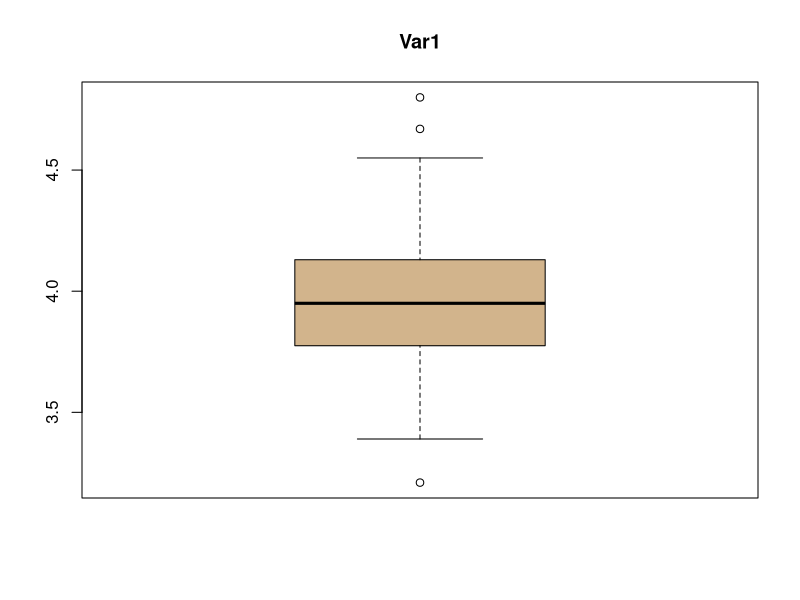
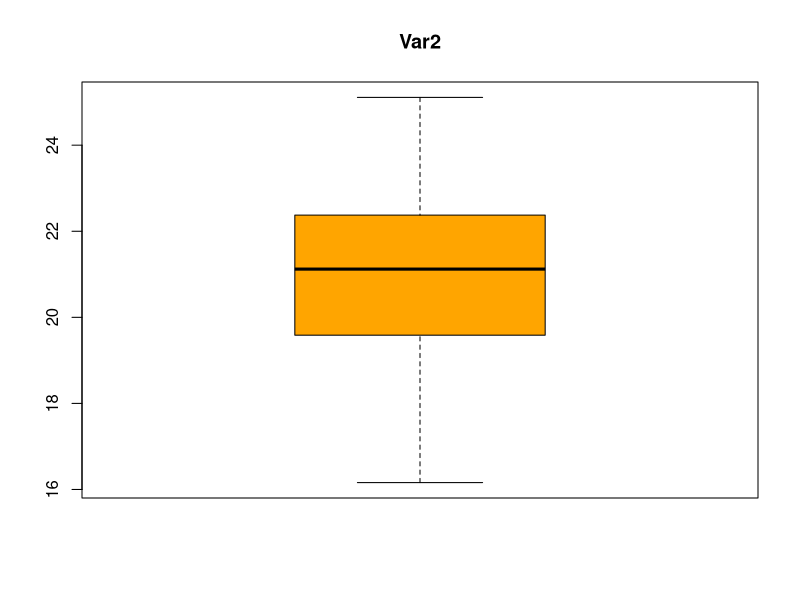
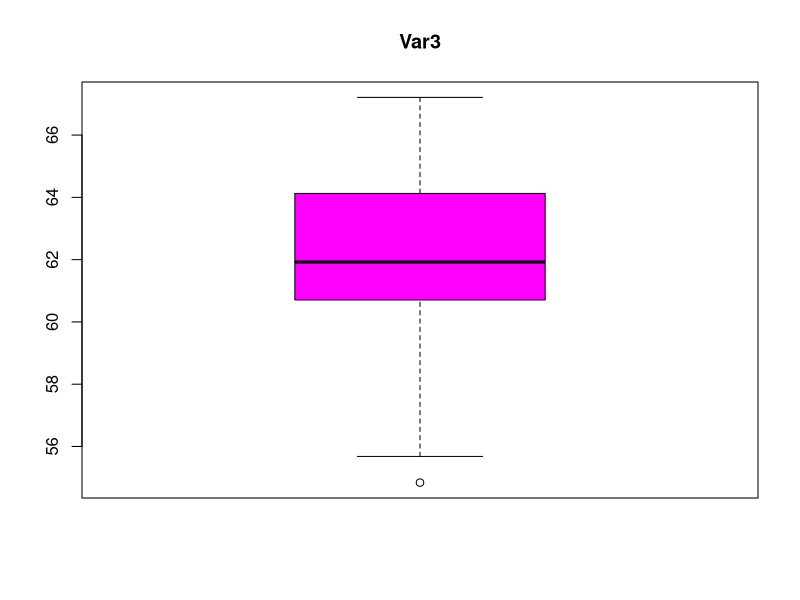
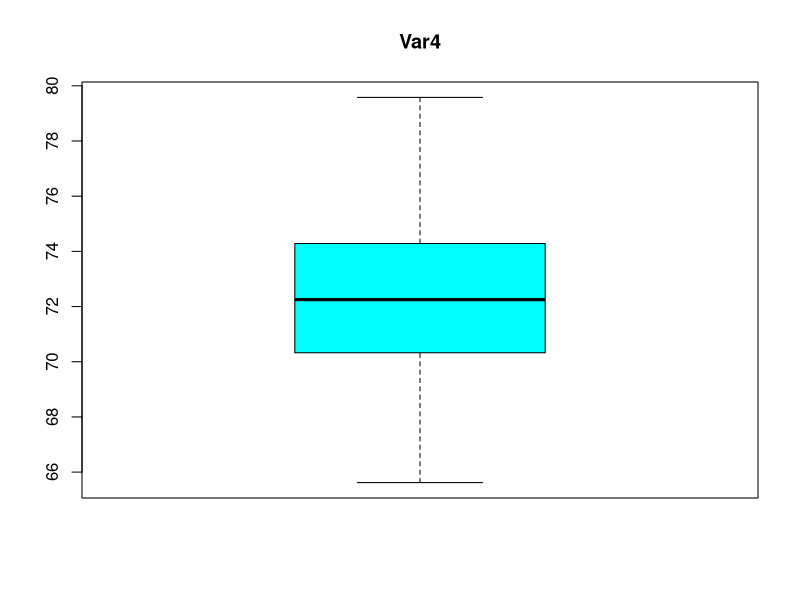
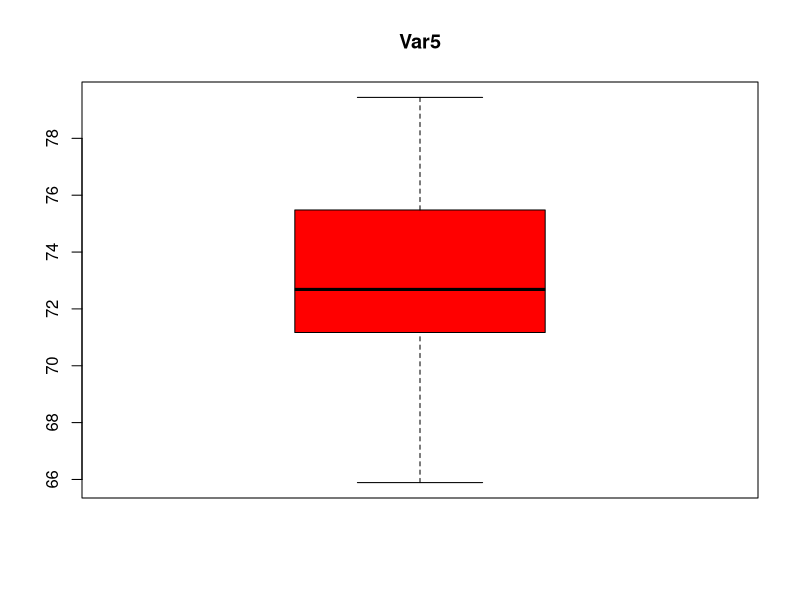
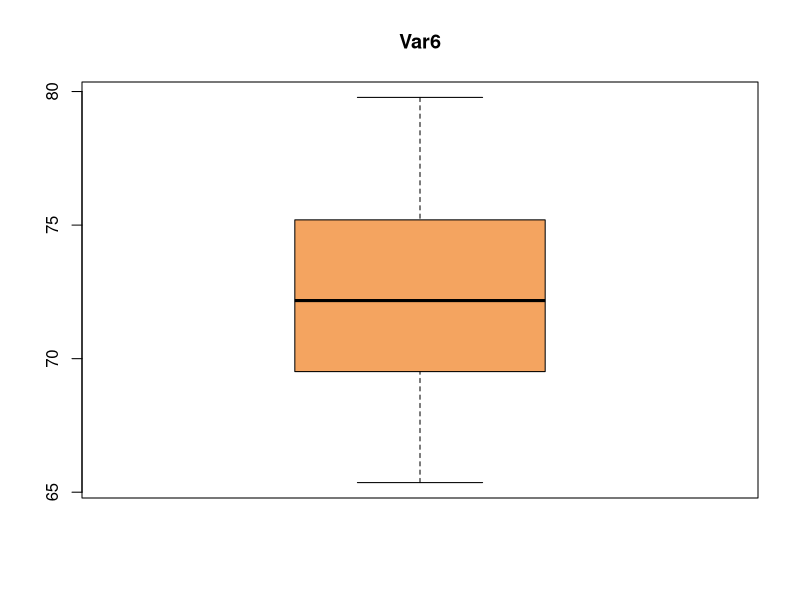
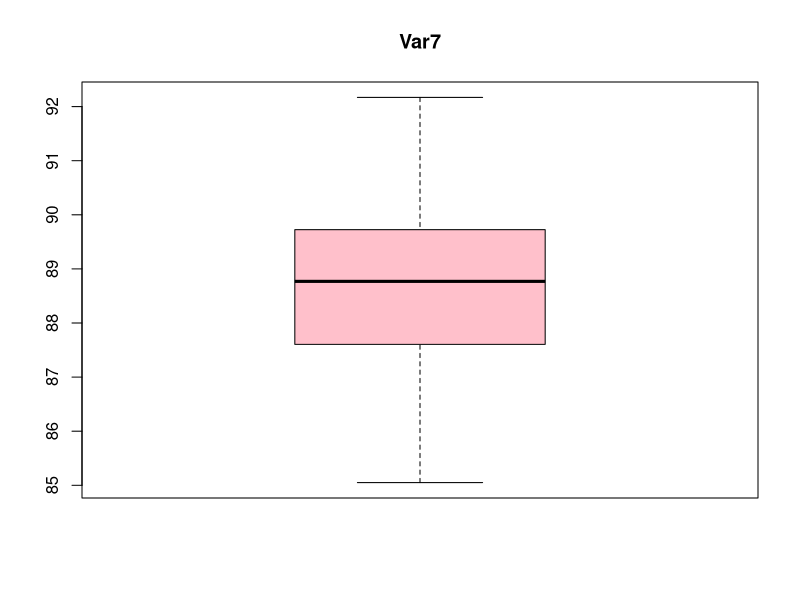
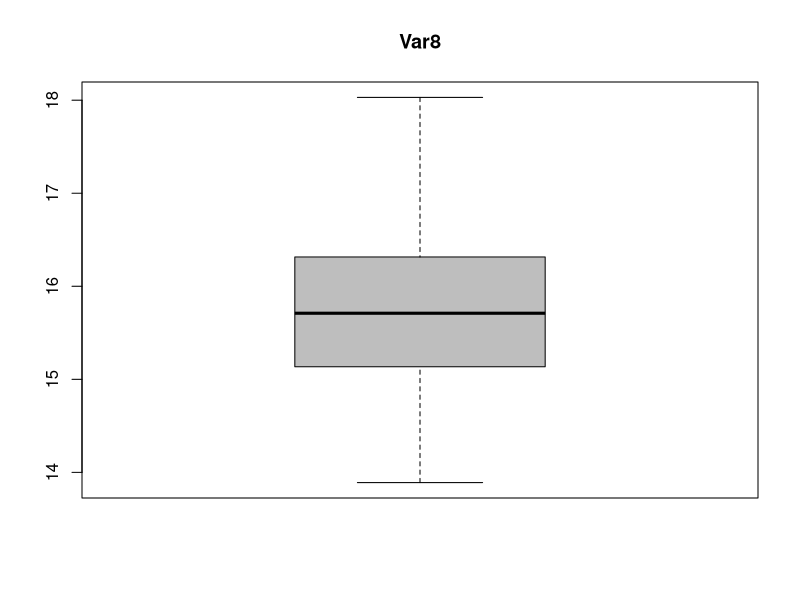

Write R code to recreate these figures, in order.
data1 = read.table("Dataset.txt", header = T, sep = " ")

myColors = c("tan", "orange1", "magenta", "cyan", "red", "sandybrown", "pink", "gray")

names = c("Var1", "Var2", "Var3", "Var4", "Var5", "Var6", "Var7", "Var8")

for (i in c(1,2,3,4,5,6,7,8)) {
  boxplot(data1[[i+3]], main = names[i], col = myColors[i])
}

par(mfrow=c(2,4))

for (i in c(1,2,3,4,5,6,7,8)) {
  boxplot(data1[[i+3]], main = names[i], col = myColors[i])
}